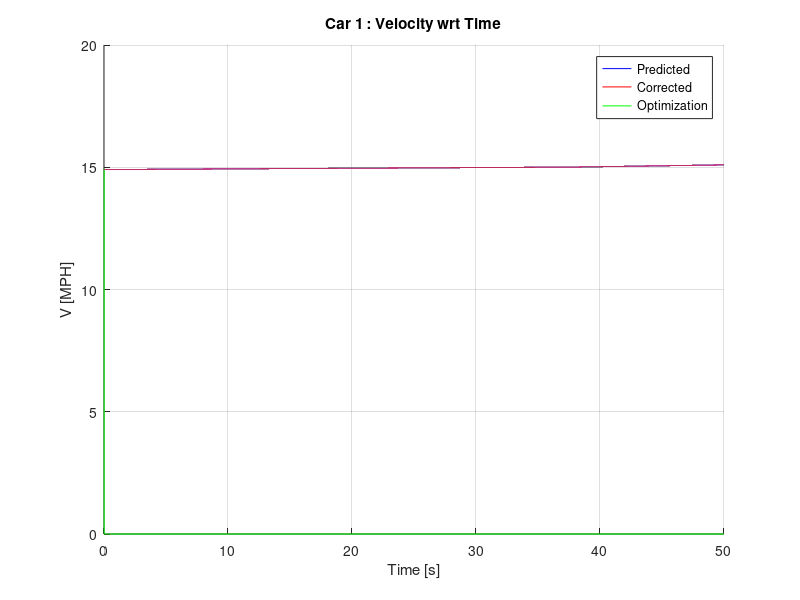
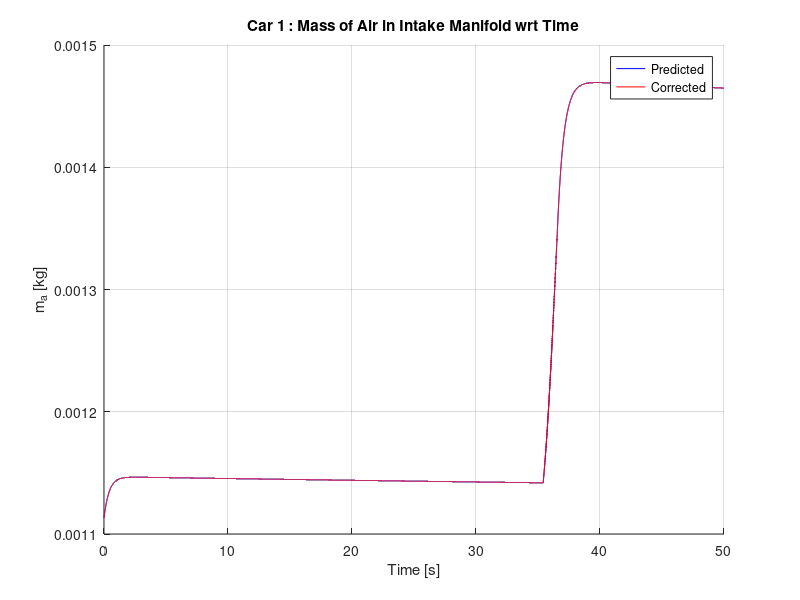
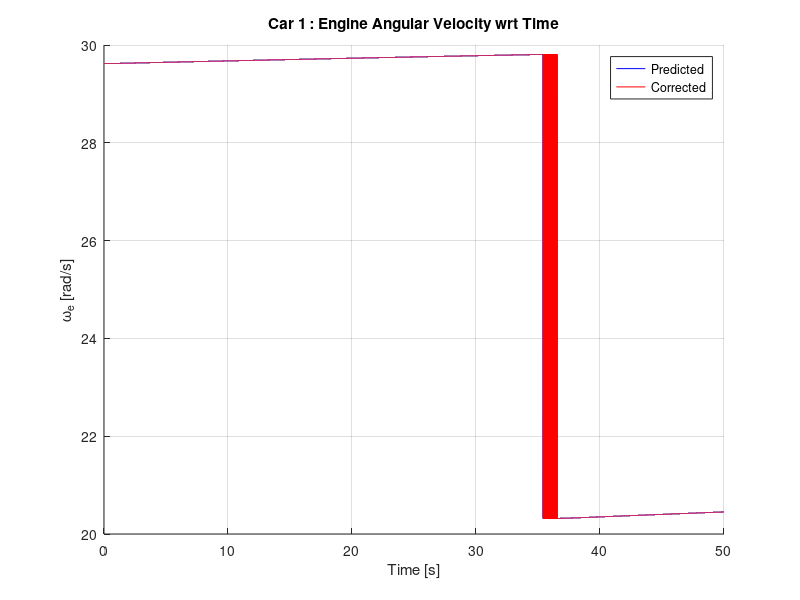
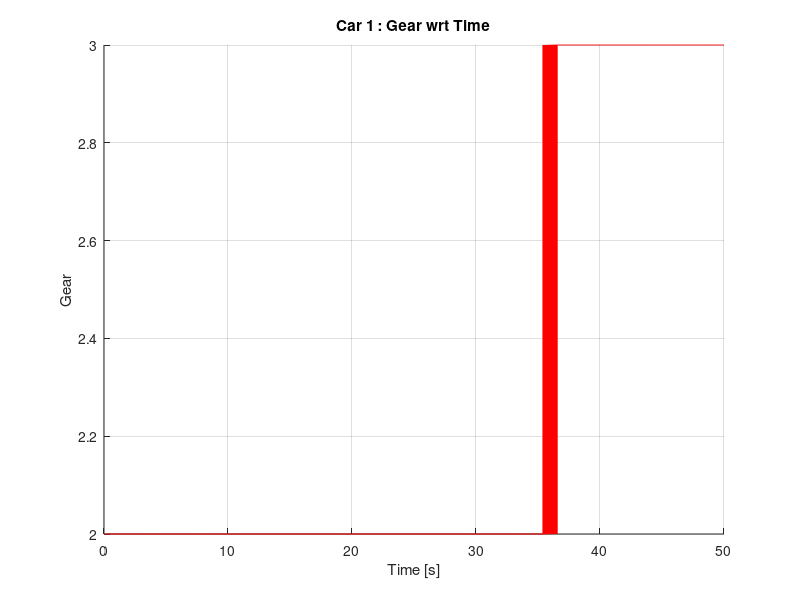

Reproduce these figures in MATLAB, in order.
% Ashil Farahmand
% Recursive Iterated EKF using Modified UCB Engine Model

% Goals
% - calculate time to cross
% - down-weight following cars
% - ensure car is centered in new lane after turn
% ------------------------------------------------------------------------
% Issues with current implementation
% - Assume instantaneous pressure on controls
% - Only works with one type of car(internal characteristics of cars are identical) this constraint can easily be relaxed

tic; clc; clear; format long;

KF_iterations = 5*10^4;                % Number of iterations for KF
integration_iterations = 1;              % Number of integrations per each KF_iteration
T = 1*10^-3;  num_of_cars = 1;

auto_transmission = logical(1);                      % 0 = (diagnostic)Manual, 1= Automatic
noise = logical(0);                                             % 0 = (diagnostic)None, 1 = White, 2 = Colored
rough = logical(0);                                            % 0 = random noise, x = noise multiplied by value of rough alternates :/- each iteration
run_optimization = logical([0; 0]);                 % 0 = (diagnostic) Do not change inputs, 1 = change inputs according to cost function
max_corrections = 1*10^4;                             % Prevents infinite loop in correction
e_correction = 10^-6;                                       % Allowable Correction Error

mode_output = [0, 0, 0, 0, 0,    1, 0, 0, 1, 1,    0, 1, 0];
%mode_output = ones(11);

% Output Modes
% -----------------------------------------------------
% Index   |   Property
% 1              throttle angle
% 2                brake angle
% 3           steering direction
% 4            position (x2 vs. x1)
% 5            position (x vs. t)
% 6                  v_mph
% 7                  v_m/s
% 8          distance b/w cars
% 9                     ma
% 10                   we
% 11                   Tb
% 12                  gear
% 13            phase plot (ma vs. we)

w = zeros(5*num_of_cars, 1); e = zeros(5*num_of_cars, 1); z = zeros(5*num_of_cars, 1); Fx = zeros(5*num_of_cars, 5*num_of_cars);

nominal_controls = zeros(3*num_of_cars);                                     % Control Vector during one KF iteration
predictions = zeros(5*num_of_cars, integration_iterations + 1);   % Holds the predictions during integration
corrections = zeros(5*num_of_cars, 2);                                             % Holds the corrected states when iterating the correction step (holds previous and next corrections)

predicted_states = zeros(5*num_of_cars, KF_iterations); corrected_states = zeros(5*num_of_cars, KF_iterations); gear_ratios = zeros(num_of_cars, KF_iterations);
predicted_opt_states = zeros(4*num_of_cars, KF_iterations);

% Topology Parameters
speed_limits = [22; 50; 10];            % Speed limits (left turn, straight, right turn)
lane_width = 3.5; line_separation = .1;

% Used by cost function
iteration_to_start_optimization = 10;                                % KF_iteration to start optimization
safe_distance = [2; 2];                                                            % Safe distance to maintain around each respective vehicle
safety_margin = 0;                                                                 % Additional distance to maintain between vehicles
direction = [0; 0];                                                                   % 1 - Left turn, 2 - Straight, 3 - Right turn
order = zeros(num_of_cars, 1);                                           % Order of cars going through the intersection
steady_speed_t_angles = [6.91049; 11.77215; 3.52779];    % Throttle angles to maintain a steady speed at the speed limit
acc_profile = [0.4620; 0.2734; 0.1770; 0.09442; .08650];     % Acceleration values for different velocity ranges
braking_distances = [0; 0];                                                    % Distance from intersection to begin braking in preparation for turn
target_speed = speed_limits(2);                                           % Used in optimization to signal a necessary acceleration or brake
brake_decel_rates = [-2.037; -4];                                           % Steady state deceleration at corresponding brake angle
brake_decel_angles = [19; 38];                                              % Brake angles to achieve corresponding brake decel rates
steering_angle_increment = [ (90*T*4*speed_limits(1)*1609.344)/(3*pi*lane_width*3600); (90*T*4*speed_limits(3)*1609.344)/(pi*lane_width*3600) ];

% Assign Initial Conditions
K = I(5*num_of_cars); G = I(5*num_of_cars); Q = I(5*num_of_cars);
q = [.01; .01; 10^-10; .01; 100]; % Covariances of process and observation noise
for i = 1:num_of_cars    Q(5*i - 4, 5*i - 4) =  q(1);    Q(5*i - 3, 5*i - 3) = q(2);    Q(5*i - 2, 5*i - 2) = q(3);    Q(5*i - 1, 5*i - 1) = q(4);    Q(5*i - 0, 5*i - 0) = q(5); end
sigma = Q; Rk = Q;

delta_t = T/integration_iterations;                           % One KF_interval time is integration_iterations*delta_t = T
k = zeros(4, 5*num_of_cars);                                    % RK4 variables; one col/SV
RK_states = zeros(5*num_of_cars, 1);                     % state vector
u = zeros(3*num_of_cars, KF_iterations);               % control vector
Jtg_current = zeros(num_of_cars, 1);
MAX = 0.684; R = 8.3145; Tm = 333; Mair = .02897; Vm = .00447; Patm = 101325; c_PR = (R*Tm)/(Patm*Mair*Vm);
Ve = .0049; c_1 = Ve/(4*pi*Vm);
normal_shift_speeds = [0; 7; 15; 25; 45];      % Speed to shift
fast_shift_speeds = [11; 20; 35; 55];              % Speeds to shift under max acceleration
Rg = [0.4167; 0.6817; 1; 1.4993; 2.3058];
c_2 = 1018686; Ca = 0.53384; h = 0.33; Fr = 167.27; Je = 0.2630; Jtg = [0.08202; 0.07592; 0.11388; 0.13150]; Jw = 5.13; M = 2148; Kb = 300; Tau_bv = 0.1;

% Pre-Processing

% Assign braking distances
x = ( (speed_limits(2) - speed_limits(1:2:3))*(1609.344/3600))/(-brake_decel_rates(2));
braking_distances = -.5*brake_decel_rates(2)*x.^2 + speed_limits(1:2:3)*(1609.344/3600).*x + lane_width;

% Car 1
car = 1;
direction(car) = 1;
gear_ratios(car, 1) = Rg(2);
predictions(5*car - 4, 1) = -1000;
predictions(5*car - 3, 1) = -lane_width/2;
predictions(5*car - 2, 1) = 0.00111331477934;
predictions(5*car - 1, 1) = 29.61976701882556;
u(3*car - 2, 1:KF_iterations) = 4.5623;
%u(3*car - 2, 1:KF_iterations) = 4.4623;
%u(3*car - 2, 1:iteration_to_start_optimization) = 11.77215;
u(3*car - 0, 1:KF_iterations) = 0;

% Car 2
car = 2;
if(num_of_cars > 1)
direction(car) = 1;
gear_ratios(car, 1) = Rg(5);
predictions(5*car - 4, 1) = -lane_width/2;
predictions(5*car - 3, 1) = 200;
predictions(5*car - 2, 1) = .0034558;
predictions(5*car - 1, 1) = 45 * (1609.344/3600) * (1/(h*gear_ratios(car, 1)) );
u(3*car - 2, 1:iteration_to_start_optimization) = 11.77215;
u(3*car - 0, 1:KF_iterations) = 270;
end

predicted_states(:, 1) = predictions(:, 1); corrected_states(:, 1) = predictions(:, 1);

% Begin to iterate (index 1 holds the ICs)
for KF_interval = 1:KF_iterations    
    
    % Run Optimization
    if((sum(run_optimization) > 0) & (KF_interval > iteration_to_start_optimization))       % At least one car needs to be optimized then true
        ETA = zeros(num_of_cars, 1);
        
        % Find ETA of each car based on current states (Cost Function)
        for i = 1:num_of_cars
            d = max( abs(corrected_states(5*i - 4, KF_interval)), abs(corrected_states(5*i - 3, KF_interval)) ) - lane_width - safe_distance(i);
            
            % Too close for changing plans (ETA < 0 then no change of control vars)
            if(d < braking_distances(ceil(direction(i)*.6)))                ETA(i) = -i;                run_optimization(i) = 0;
            elseif(direction(i) == 1)
                k(1) = ( max( abs(corrected_states(5*i - 4, KF_interval)), abs(corrected_states(5*i - 3, KF_interval)) ) - safe_distance(i) - braking_distances(1))/(corrected_states(5*i - 1, KF_interval)*h*gear_ratios(i, KF_interval));
                k(2) = (braking_distances(1) - lane_width)/((speed_limits(2)/2 - speed_limits(1)/2)*1609.344/3600);
                k(3) = (3*lane_width*pi/4)/(speed_limits(1)*1609.344/3600);
                ETA(i) = k(1) + k(2) + k(3);
            elseif(direction(i) == 3)
                k(1) = ( max( abs(corrected_states(5*i - 4, KF_interval)), abs(corrected_states(5*i - 3, KF_interval)) ) - safe_distance(i) - braking_distances(2))/(corrected_states(5*i - 1, KF_interval)*h*gear_ratios(i, KF_interval));
                k(2) = (braking_distances(2) - lane_width)/((speed_limits(2)/2 - speed_limits(3)/2)*1609.344/3600);
                k(3) = (lane_width*pi/4)/(speed_limits(3)*1609.344/3600);
                ETA(i) = k(1) + k(2) + k(3);
            else
                d = max( abs(corrected_states(5*i - 4, KF_interval)), abs(corrected_states(5*i - 3, KF_interval)) ) - lane_width - safe_distance(i) + 2*lane_width;
                ETA(i) = d/(corrected_states(5*i - 1, KF_interval)*gear_ratios(i, KF_interval)*h);               % Holds ETA of each car
            end
        end
        
        % Sort the ETAs in ascending optimization order (duplicateETAs yield error)
        order = sort(ETA);
        for i = 1:num_of_cars            order(i) = find(order(i) == ETA);        end
                
        % Perform Optimization (assume only 1 car first)
        x = [0; 0];        v = 0;        a = 0;        k = zeros(1, 2);
        
        for i = 1:num_of_cars
            delay = 0;                                  % Time delay to avoid collision
            collision_points = 0;               % Indices where a collision will occur with current trajectory plan
            while(run_optimization(order(i)) == 1)
                x = [corrected_states(5*order(i) - 4, KF_interval); corrected_states(5*order(i) - 3, KF_interval)];
                v = corrected_states(5*order(i) - 1, KF_interval)*h*gear_ratios(order(i), KF_interval);
                v_mph = v*3600/1609.344;                target_speed = speed_limits(2)*1609.344/3600;                a = -brake_decel_rates(1)/100;                k(2) = 1;
                source = find(max(abs(x)) == abs(x));                sink = find(min(abs(x)) == abs(x));
                u(3*order(i) - 2, KF_interval:KF_iterations) = 0;                u(3*order(i) - 1, KF_interval:KF_iterations) = 0;                u(3*order(i) - 0, KF_interval:KF_iterations) = u(3*order(i) - 0, 1);
                
                if( (direction(order(i)) == 1) || (direction(order(i)) == 3) )
                    for j = KF_interval:KF_iterations
                        if((sum(size(collision_points)) - 2) > 0) % If original trajectory is invalid, delay some then proceed normally
                            a = a*exp(-T/Tau_bv) + brake_decel_rates(1)/100;                            u(3*order(i) - 1, j) = brake_decel_angles(1);                            k(1) = a;
                            
                            if(v_mph < (speed_limits(2) - delay) )                                collision_points = 1;                            end
                        elseif( abs(x(source)) > braking_distances(ceil(direction(order(i))*.6)) )   % Have not met decel area yet
                            u(3*order(i) - 2, j) = 85;
                            
                            if(collision_points == 1)                                k(1) = k(1)*exp(-T/Tau_bv);
                            else                                k(1) = 0;                            end
                            
                            if(v > target_speed)                                                         a = 0;                                u(3*order(i) - 2, j) = steady_speed_t_angles(2);
                            elseif(v_mph > 47)                                                          a = k(1) + acc_profile(5);
                            elseif(v_mph > fast_shift_speeds(3))                            a = k(1) + acc_profile(4);
                            elseif(v_mph > fast_shift_speeds(2))                            a = k(1) + acc_profile(3);
                            elseif(v_mph > fast_shift_speeds(1))                            a = k(1) + acc_profile(2);
                            else                                                                                     a = k(1) + acc_profile(1);                            end
                        elseif( (abs(x(source)) > lane_width) && (v < target_speed - 0.391) )      % In decel area and below target speed
                            u(3*order(i) - 2, j) = 85;                            target_speed = brake_decel_rates(2)*T + target_speed;                            k(1) = k(1)*exp(-T/Tau_bv);
                            
                            if(v_mph > 47)                                                                a = k(1) + acc_profile(5);
                            elseif(v_mph > fast_shift_speeds(3))                            a = k(1) + acc_profile(4);
                            elseif(v_mph > fast_shift_speeds(2))                            a = k(1) + acc_profile(3);
                            elseif(v_mph > fast_shift_speeds(1))                            a = k(1) + acc_profile(2);
                            else                                                                                     a = k(1) + acc_profile(1);                            end                            
                        elseif( (abs(x(source)) > lane_width) && (v >= target_speed - 0.391) )      % In decel area and at target speed
                            if(k(1) > 0)                                a = -brake_decel_rates(2)/100 + k(1)/100;                                k(1) = -1;                                '*',                            end
                            
                            a = a*exp(-T/Tau_bv) + brake_decel_rates(2)/100;                            u(3*order(i) - 1, j) = brake_decel_angles(2);
                            target_speed = a*T + target_speed;                            collision_points = 1;
                        elseif( (abs(x(source)) <= lane_width) && (abs(x(sink)) <= lane_width) )   % Begin turning manuever(inside Isection)
                            if(collision_points == 1)
                                steering_angle_increment = [ (90*T*4*(v_mph - 0.5)*1609.344)/(3*pi*lane_width*3600); (90*T*4*(v_mph - 0.5)*1609.344)/(pi*lane_width*3600) ];
                                collision_points = 0;
                            end
                            
                            a = a*exp(-T/Tau_bv);                            target_speed = speed_limits(2)*1609.344/3600;                            
                            u(3*order(i) - 2, j) = steady_speed_t_angles(direction(order(i)));
                            u(3*order(i), j) = u(3*order(i), j - 1) - (direction(order(i)) - 2)*steering_angle_increment( ceil(direction(order(i))*.6) );
                        elseif(abs(x(sink)) > lane_width)                                                                        % Out of intersection moving away
                            u(3*order(i) - 2, j) = 85;                            u(3*order(i) - 0, j) = u(3*order(i), 1) - (direction(order(i)) - 2)*90;
                            
                            if(v > target_speed)                                                         a = 0;                                u(3*order(i) - 2, j) = steady_speed_t_angles(2);
                            elseif(v_mph > 47)                                                          a = acc_profile(5);
                            elseif(v_mph > fast_shift_speeds(3))                            a = acc_profile(4);
                            elseif(v_mph > fast_shift_speeds(2))                            a = acc_profile(3);
                            elseif(v_mph > fast_shift_speeds(1))                            a = acc_profile(2);
                            else                                                                                     a = acc_profile(1);                            end
                        end
                        
                        x(1) = (.5*a*T^2 + v*T)*cos(u(3*order(i), j)*pi/180) + x(1);
                        x(2) = (.5*a*T^2 + v*T)*sin(u(3*order(i), j)*pi/180) + x(2);
                        v = a*T + v;                        v_mph = v*3600/1609.344;
                        predicted_opt_states((4*order(i) - 3:4*order(i)), j) = [x(1); x(2); v_mph; a];
                    end
                else      % If not turning, then go straight
                    for j = KF_interval:KF_iterations                        
                        if((sum(size(collision_points)) - 2) > 0)     % If original trajectory is invalid, delay some then proceed normally
                            a = a*exp(-T/Tau_bv) + brake_decel_rates(1)/100;                            u(3*order(i) - 1, j) = brake_decel_angles(1);                            k(1) = a;
                            
                            if(v_mph < (speed_limits(2) - delay))                                collision_points = 1;                            end
                        else
                            u(3*order(i) - 2, j) = 85;
                            
                            if(collision_points == 1)                                k(1) = k(1)*exp(-T/Tau_bv);
                            else                                k(1) = 0;                            end
                            
                            if(v > target_speed)                                                         a = 0;                                u(3*order(i) - 2, j) = steady_speed_t_angles(2);
                            elseif(v_mph > 47)                                                          a = k(1) + acc_profile(5);
                            elseif(v_mph > fast_shift_speeds(3))                            a = k(1) + acc_profile(4);
                            elseif(v_mph > fast_shift_speeds(2))                            a = k(1) + acc_profile(3);
                            elseif(v_mph > fast_shift_speeds(1))                            a = k(1) + acc_profile(2);
                            else                                                                                     a = k(1) + acc_profile(1);                            end
                        end
                        
                        x(1) = (.5*a*T^2 + v*T)*cos(u(3*order(i), j)*pi/180) + x(1);
                        x(2) = (.5*a*T^2 + v*T)*sin(u(3*order(i), j)*pi/180) + x(2);
                        v = a*T + v;                        v_mph = v*3600/1609.344;
                        predicted_opt_states((4*order(i) - 3:4*order(i)), j) = [x(1); x(2); v_mph; a];
                    end
                end
                
                % Compare trajectory plan to plans of all preceding cars
                if(i > 1)
                    for car = 1:(i - 1)
                        x = sqrt( (predicted_opt_states(4*order(i) - 3, 1:KF_iterations) - predicted_opt_states(4*order(car) - 3, 1:KF_iterations)).^2 + (predicted_opt_states(4*order(i) - 2, 1:KF_iterations) - predicted_opt_states(4*order(car) - 2, 1:KF_iterations)).^2 );
                        collision_points = find(x < (safe_distance(order(i)) + safe_distance(order(car)) + safety_margin));                        
                        
                        if((sum(size(collision_points)) - 2) > 0)                            delay = delay + 0.5;
                        else                        run_optimization(order(i)) = 0;                        end
                    end                    
                else                    run_optimization(order(i)) = 0;                end
                
            end
        end
        toc
    elseif(KF_interval <= iteration_to_start_optimization)
        for i = 1:num_of_cars
            predicted_opt_states(4*i - 3, KF_interval) = corrected_states(5*i - 4, KF_interval);
            predicted_opt_states(4*i - 2, KF_interval) = corrected_states(5*i - 3, KF_interval);
            predicted_opt_states(4*i - 1, KF_interval) = corrected_states(5*i - 1, KF_interval)*h*gear_ratios(i, KF_interval)*3600/1609.344;
            predicted_opt_states(4*i - 0, KF_interval) = 0;
        end
    end
    
    % Assign nominal controls
    predictions(:, 1) = corrected_states(:, KF_interval);
    nominal_controls = u(:, KF_interval);
    
    if(auto_transmission == 1)
        % Transmission
        for car = 1:num_of_cars
            v =  gear_ratios(car, KF_interval)*h*predictions(5*car - 1, 1);
            v_mph = v*(3600/1609.344);                        % Convert m/s -> mph
    
            if( (nominal_controls(3*car - 2) == 85) && (v_mph > normal_shift_speeds(2)) )
                % Down shift for better acceleration                
                if(v_mph > fast_shift_speeds(4))                              gear_ratios(car, KF_interval + 1) = Rg(5);                        Jtg_current(car) = Jtg(4);
                elseif(v_mph > fast_shift_speeds(3))                        gear_ratios(car, KF_interval + 1) = Rg(4);                        Jtg_current(car) = Jtg(4);
                elseif(v_mph > fast_shift_speeds(2))                        gear_ratios(car, KF_interval + 1) = Rg(3);                        Jtg_current(car) = Jtg(3);
                elseif(v_mph > fast_shift_speeds(1))                        gear_ratios(car, KF_interval + 1) = Rg(2);                        Jtg_current(car) = Jtg(2);
                else                                                                                 gear_ratios(car, KF_interval + 1) = Rg(1);                        Jtg_current(car) = Jtg(1);
                end
            elseif(v_mph > normal_shift_speeds(5))                    gear_ratios(car, KF_interval + 1) = Rg(5);                    Jtg_current(car) = Jtg(4);
            elseif(v_mph > normal_shift_speeds(4))                    gear_ratios(car, KF_interval + 1) = Rg(4);                    Jtg_current(car) = Jtg(4);
            elseif(v_mph > normal_shift_speeds(3))                    gear_ratios(car, KF_interval + 1) = Rg(3);                    Jtg_current(car) = Jtg(3);
            elseif(v_mph > normal_shift_speeds(2))                    gear_ratios(car, KF_interval + 1) = Rg(2);                    Jtg_current(car) = Jtg(2);
            else                                                                                   gear_ratios(car, KF_interval + 1) = Rg(1);                    Jtg_current(car) = Jtg(1);
            end
               
            predictions(5*car - 1, 1) = v/(gear_ratios(car, KF_interval + 1)*h);                % Adjusts the engine velocity if gear shift occurs
        end
    else
        for car = 1:num_of_cars            gear_ratios(car, KF_interval + 1) = gear_ratios(car, KF_interval);        end
    end

    % Prediction
    for integration_interval = 1:integration_iterations        
        RK_states = predictions(:, integration_interval);
        
        for j = 1:4
            k(1:5:5*num_of_cars, j) = gear_ratios(:, KF_interval)*h.*RK_states(4:5:5*num_of_cars).*cos(nominal_controls(3:3:3*num_of_cars)*pi/180);
            k(2:5:5*num_of_cars, j) = gear_ratios(:, KF_interval)*h.*RK_states(4:5:5*num_of_cars).*sin(nominal_controls(3:3:3*num_of_cars)*pi/180);
            
            d_ma_i = MAX*( (nominal_controls(1:3:3*num_of_cars)/85).^2 ).*( (-4.9958)*(c_PR*RK_states(3:5:5*num_of_cars)).^5 + (5.8832)*(c_PR*RK_states(3:5:5*num_of_cars)).^4 + (-1.1218)*(c_PR*RK_states(3:5:5*num_of_cars)).^3 + (-.6579)*(c_PR*RK_states(3:5:5*num_of_cars)).^2 + (-.1278)*(c_PR*RK_states(3:5:5*num_of_cars)) + 1.0104 );
            d_ma_o = c_1*(24.5*RK_states(4:5:5*num_of_cars).*RK_states(3:5:5*num_of_cars).^2 - 0.167*RK_states(4:5:5*num_of_cars).*RK_states(3:5:5*num_of_cars) + (8.10*10^(-4))*RK_states(4:5:5*num_of_cars) - (3.10*10^(-4))*RK_states(3:5:5*num_of_cars).^2 + 222*RK_states(3:5:5*num_of_cars) + 0.352).*RK_states(3:5:5*num_of_cars).*RK_states(4:5:5*num_of_cars);
    
            k(3:5:5*num_of_cars, j) = d_ma_i - d_ma_o;            
            k(4:5:5*num_of_cars, j) = ( ((c_2*d_ma_o)./RK_states(4:5:5*num_of_cars)) - (0.1056*RK_states(4:5:5*num_of_cars) + 15.10) - ((4.3*10^-6)*RK_states(4:5:5*num_of_cars).^2) - (gear_ratios(:, KF_interval).*(RK_states(5:5:(5*num_of_cars)) + Ca*(gear_ratios(:, KF_interval).^2).*(h^3).*(RK_states(4:5:(5*num_of_cars)).^2) + h*Fr)))./(Je + Jtg_current + (gear_ratios(:, KF_interval).^2)*(Jw + 4*M*h^2));
            k(5:5:5*num_of_cars, j) = (Kb*nominal_controls(2:3:3*num_of_cars) - RK_states(5:5:5*num_of_cars))/Tau_bv;
            
            if(j < 3)                RK_states = predictions(:, integration_interval) + (delta_t/2)*k(:, j);
            else                       RK_states = predictions(:, integration_interval) + (delta_t)*k(:, j);            end
        end
        
        predictions(:, integration_interval + 1) = predictions(:, integration_interval) + (delta_t/6)*( k(:, 1) + 2*k(:, 2) + 2*k(:, 3) + k(:, 4) );  % State Transition
    end
    
    for i = 1:num_of_cars
        % we constraints (if braking limit we = 0 else w = idle speed)
%        if( (predictions(5*i - 1, integration_iterations + 1) < 6.5) && (u(3*i - 1, KF_interval) > 0) )                predictions(5*i - 1, integration_iterations + 1) = 10^-5;
%        elseif(predictions(5*i - 1, integration_iterations + 1) < 6.5)                predictions(5*i - 1, integration_iterations + 1) = 6.5;        end
    end
    
    predicted_states(:, KF_interval + 1) = predictions(:, integration_iterations + 1);
    
    if(noise ~= 0)        % If noise == 0, skip correction step
        % Assign new values to noise dependent variables
        for i = 1:num_of_cars
            if(noise == 2)
                G(5*car - 4, 5*car  - 1) = gear_ratios(car, KF_interval)*h*cos(nominal_controls(3*car - 0)*pi/180);
                G(5*car - 3, 5*car  - 1) = gear_ratios(car, KF_interval)*h*sin(nominal_controls(3*car - 0)*pi/180);
                G(5*car - 1, 5*car  - 2) = ( (.352)*c_2*c_1 )/(  Je + Jtg_current(car) + (gear_ratios(car, KF_interval).^2)*(Jw + 4*M*h^2) );
                G(5*car - 1, 5*car  - 0) = -gear_ratios(car, KF_interval)/(  Je + Jtg_current(car) + (gear_ratios(car, KF_interval).^2)*(Jw + 4*M*h^2) );
            end
            
            w(5*i - 4) = randn*sqrt(q(1)); w(5*i - 3) = randn*sqrt(q(2)); w(5*i - 2) = randn*sqrt(q(3)); w(5*i - 1) = randn*sqrt(q(4)); w(5*i - 0) = randn*sqrt(q(5));        
            e(5*i - 4) = randn*sqrt(q(1)); e(5*i - 3) = randn*sqrt(q(2)); e(5*i - 2) = randn*sqrt(q(3)); e(5*i - 1) = randn*sqrt(q(4)); e(5*i - 0) = randn*sqrt(q(5));
        end
    
        % Creates alternating noise +\- if enabled
        if(rough ~= 0)
            if (KF_interval == 2*floor(KF_interval/2))                w = -rough*abs(w);
            else                w = rough*abs(w);            end
        end
    
        % Get new observations
        x = predicted_states(:, KF_interval + 1) + G*w;        z = x + e;
    
        % Iterated Corrections
        corrections(:, 1) = 0;        corrections(:, 2) = predicted_states(:, KF_interval + 1);

        i = 0;
        while( (max( abs(corrections(:, 2) - corrections(:, 1)) ) > e_correction) && (i < max_corrections) )
            i = i + 1;            corrections(:, 1) = corrections(:, 2);
        
            % Compute Jacobian (non-zero along block diagonal)
            for car = 1:num_of_cars
                Fx(5*car - 4, 5*car - 4) = 0;                Fx(5*car - 4, 5*car - 3) = 0;                Fx(5*car - 4, 5*car - 2) = 0;
                Fx(5*car - 4, 5*car - 1) = gear_ratios(car, KF_interval)*h*cos(nominal_controls(3*car - 0)*pi/180);
                Fx(5*car - 4, 5*car - 0) = 0;
        
                Fx(5*car - 3, 5*car - 4) = 0;                Fx(5*car - 3, 5*car - 3) = 0;                Fx(5*car - 3, 5*car - 2) = 0;
                Fx(5*car - 3, 5*car - 1) = gear_ratios(car, KF_interval)*h*sin(nominal_controls(3*car - 0)*pi/180);
                Fx(5*car - 3, 5*car - 0) = 0;
        
                Fx(5*car - 2, 5*car - 4) = 0;                Fx(5*car - 2, 5*car - 3) = 0;
                Fx(5*car - 2, 5*car - 2) = MAX*((nominal_controls(3*car - 2)/85)^2)*(5*(-4.9958)*c_PR^5*corrections(5*car - 2, 1)^4 + 4*(5.8832)*c_PR^4*corrections(5*car - 2, 1)^3 + 3*(-1.1218)*c_PR^3*corrections(5*car - 2, 1)^2 + 2*(-.6579)*c_PR^2*corrections(5*car - 2, 1) + (-.1278)*c_PR) - (c_1*(3*24.5*corrections(5*car - 1, 1)^2*corrections(5*car - 2, 1)^2 - 2*0.167*corrections(5*car - 1, 1)^2*corrections(5*car - 2, 1) + 8.10*10^-4*corrections(5*car - 1, 1)^2 - 3*3.10*10^-4*corrections(5*car - 1, 1)*corrections(5*car - 2, 1)^2 + 2*222*corrections(5*car - 1, 1)*corrections(5*car - 2, 1) + 0.352*corrections(5*car - 1, 1)) );
                Fx(5*car - 2, 5*car - 1) = -c_1*(2*24.5*corrections(5*car - 1, 1)*corrections(5*car - 2, 1)^3 - 2*0.167*corrections(5*car - 1, 1)*corrections(5*car - 2, 1)^2 + 2*8.10*10-4*corrections(5*car - 1, 1)*corrections(5*car - 2, 1) - 3.10*10^-4*corrections(5*car - 2, 1)^3 + 222*corrections(5*car - 2, 1)^2 + 0.352*corrections(5*car - 2, 1));
                Fx(5*car - 2, 5*car - 0) = 0;
        
                Je_star = Je + Jtg_current(car) + (gear_ratios(car, KF_interval)^2)*(Jw + 4*M*h^2);
        
                Fx(5*car - 1, 5*car - 4) = 0;                Fx(5*car - 1, 5*car - 3) = 0;
                Fx(5*car - 1, 5*car - 2) = (c_1*c_2/Je_star)*( 3*24.5*corrections(5*car - 1, 1)*corrections(5*car - 2, 1)^2 - 2*0.167*corrections(5*car - 1, 1)*corrections(5*car - 2, 1) + 8.10*10^-4*corrections(5*car - 1, 1) - 3*3.10*10^-4*corrections(5*car - 2, 1)^2 + 2*222*corrections(5*car - 2, 1) + 0.352 );
                Fx(5*car - 1, 5*car - 1) = (1/Je_star)*( (c_1*c_2*(24.5*corrections(5*car - 2, 1)^3 - 0.167*corrections(5*car - 2, 1)^2 + 8.10*10^-4*corrections(5*car - 2, 1) ) - 0.1056 - 2*(4.3*10^-6)*corrections(5*car - 1, 1) - 2*Ca*gear_ratios(car, KF_interval)^3*h^3*corrections(5*car - 1, 1)) );
                Fx(5*car - 1, 5*car - 0) = -gear_ratios(car, KF_interval)/Je_star;
       
                Fx(5*car - 0, 5*car - 4) = 0;                Fx(5*car - 0, 5*car - 3) = 0;                Fx(5*car - 0, 5*car - 2) = 0;                Fx(5*car - 0, 5*car - 1) = 0;
                Fx(5*car - 0, 5*car - 0) = -1/Tau_bv;
            end
            
            phi = I(5*num_of_cars) + Fx*T;            Q = G*Q*G'*T;            sigma = phi*sigma*phi' + Q;
            K = sigma*Fx'*inv(Fx*sigma*Fx' + Rk);            sigma = (I(5*num_of_cars) - K*Fx)*sigma;
    
            corrections(:, 2) = corrections(:, 1) + K*(z - predicted_states(:, KF_interval + 1));
        end
        if( i > 1 )            [KF_interval            i],        end
        
        % Force physical and model constraints
        for i = 1:num_of_cars
            if(corrections(5*i, 2) < 0)                corrections(5*i, 2) = 0;            end            % Force Tb > 0
        
            % we constraints (if braking limit we = 0 else w = idle speed)
            if( (corrections(5*i - 1, 2) < 6.5) && (u(3*i - 1, KF_interval) > 0) )                corrections(5*i - 1, 2) = 10^-5;
            elseif(corrections(5*i - 1, 2) < 6.5)                corrections(5*i - 1, 2) = 6.5;            end
        end
    
        corrected_states(:, KF_interval + 1) = corrections(:, 2);
    else
        corrected_states(:, KF_interval + 1) = predicted_states(:, KF_interval + 1);
    end    
    
end

% Post Processing
i = 0;

if(mode_output(1) == 1)
    i = i + 1;    figure(i);
    
    % Plot Throttle
    for j = 1:num_of_cars
        subplot(num_of_cars, 1, j);        hold on;        grid;
        plot((1:KF_iterations)*T, u(3*j - 2, 1:KF_iterations), 'blue');
        title(['Car ', int2str(j), ' : Throttle Angle wrt Time']);    xlabel('Time [s]');    ylabel('\alpha [deg]');
    end
end

if(mode_output(2) == 1)
    i = i + 1;    figure(i);
    
    % Plot Brake Angle
    for j = 1:num_of_cars
        subplot(num_of_cars, 1, j);        hold on;        grid;
        plot((1:KF_iterations)*T, u(3*j - 1, 1:KF_iterations), 'blue');
        title(['Car ', int2str(j), ' : Brake Angle wrt Time']);    xlabel('Time [s]');    ylabel('\beta [deg]');
    end
end

if(mode_output(3) == 1)
    i = i + 1;    figure(i);
    
    % Plot Steering Angle
    for j = 1:num_of_cars
        subplot(num_of_cars, 1, j);        hold on;        grid;
        plot((1:KF_iterations)*T, u(3*j - 0, 1:KF_iterations), 'blue');
        title(['Car ', int2str(j), ' : Steering Angle wrt Time']);    xlabel('Time [s]');    ylabel('\theta [deg]');
    end
end

if(mode_output(4) == 1)
    i = i + 1;    figure(i);
    
    % Plot Positions (x2 vs. x1)
    for j = 1:num_of_cars
        subplot(num_of_cars, 1, j);        hold on;
        
        for k = 1:num_of_cars
            % North
            plot([ -lane_width, -lane_width ],              [ 1000, (0 + lane_width) ], 'black');            plot([ -line_separation, -line_separation ], [ 1000, (0 + lane_width) ], 'yellow');
            plot([ 0, 0 ],                                                   [ 1000, (0 + lane_width) ], 'black');            plot([ line_separation, line_separation ],    [ 1000, (0 + lane_width) ], 'yellow');
            plot([ lane_width, lane_width ],                 [ 1000, (0 + lane_width) ], 'black');
            
            % South
            plot([ -lane_width, -lane_width ],              [ -1000, (0 - lane_width) ], 'black');            plot([ -line_separation, -line_separation ], [ -1000, (0 - lane_width) ], 'yellow');
            plot([ 0, 0 ],                                                   [ -1000, (0 - lane_width) ], 'black');            plot([ line_separation, line_separation ],    [ -1000, (0 - lane_width) ], 'yellow');
            plot([ lane_width, lane_width ],                 [ -1000, (0 - lane_width) ], 'black');
            
            % West
            plot([ -1000, (0 - lane_width) ], [ lane_width, lane_width ], 'black');            plot([ -1000, (0 - lane_width) ], [ line_separation, line_separation ], 'yellow');
            plot([ -1000, (0 - lane_width) ], [ 0, 0 ], 'black');            plot([ -1000, (0 - lane_width) ], [ -line_separation, -line_separation ], 'yellow');
            plot([ -1000, (0 - lane_width) ], [ -lane_width, -lane_width ], 'black');
            
            % East
            plot([ (0 + lane_width), 1000 ], [ lane_width, lane_width ], 'black');            plot([ (0 + lane_width), 1000 ], [ line_separation, line_separation ], 'yellow');
            plot([ (0 + lane_width), 1000 ], [ 0 0 ], 'black');            plot([ (0 + lane_width), 1000 ], [ -line_separation, -line_separation ], 'yellow');
            plot([ (0 + lane_width), 1000 ], [ -lane_width, -lane_width ], 'black');
        end
        
        plot(corrected_states(5*j - 4, 1), corrected_states(5*j - 3, 1), 'red O');
        p = plot(predicted_states(5*j - 4, 1:KF_iterations), predicted_states(5*j - 3, 1:KF_iterations), 'blue');
        c = plot(corrected_states(5*j - 4, 1:KF_iterations), corrected_states(5*j - 3, 1:KF_iterations), 'red');
        o = plot(predicted_opt_states(4*j - 3, 1:KF_iterations), predicted_opt_states(4*j - 2, 1:KF_iterations), 'green');
        title(['Car ', int2str(j), ' : Position']);    xlabel('x_1 [m]');    ylabel('x_2 [m]');
        legend([p c o], 'Predicted', 'Corrected', 'Optimization', 'Location', 'Best');
    end
end

if(mode_output(5) == 1)
    i = i + 1;    figure(i);    count = 0;
    
    % Plot Position [x vs. t]
    for j = 1:num_of_cars
        for k = 1:2
            count = count + 1;
            subplot(num_of_cars, 2, count);        grid;        hold on;
            p = plot((1:KF_iterations)*T, predicted_states(5*j - 5 + k, 1:KF_iterations), 'blue');
            c = plot((1:KF_iterations)*T, corrected_states(5*j - 5 + k, 1:KF_iterations), 'red');
            o = plot((1:KF_iterations)*T, predicted_opt_states(4*j - 4 + k, 1:KF_iterations), 'green');
            title(['Car ', int2str(j), ' : x', int2str(k), ' wrt Time']);    xlabel('Time [s]');    ylabel(['x', int2str(k)]);
            %legend([p c o], 'Predicted', 'Corrected', 'Optimization', 'Location', 'Best');
        end
    end
end

if(mode_output(6) == 1)
    i = i + 1;    figure(i);
    
    % Plot Velocity [MPH]
    for j = 1:num_of_cars
        subplot(num_of_cars, 1, j);        grid;        hold on;
        p = plot((1:KF_iterations)*T, predicted_states(5*j - 1, 1:KF_iterations)*h.*gear_ratios(j, 1:KF_iterations)*(3600/1609.344), 'blue');
        c = plot((1:KF_iterations)*T, corrected_states(5*j - 1, 1:KF_iterations)*h.*gear_ratios(j, 1:KF_iterations)*(3600/1609.344), 'red');
        o = plot((1:KF_iterations)*T, predicted_opt_states(4*j - 1, 1:KF_iterations), 'green');
        title(['Car ', int2str(j), ' : Velocity wrt Time']);    xlabel('Time [s]');    ylabel('V [MPH]');
        legend([p c o], 'Predicted', 'Corrected', 'Optimization', 'Location', 'Best');
    end
end

if(mode_output(7) == 1)
    i = i + 1;    figure(i);
    
    % Plot Velocity [m/s]
    for j = 1:num_of_cars
        subplot(num_of_cars, 1, j);    grid;    hold on;
        p = plot((1:KF_iterations)*T, predicted_states(5*j - 1, 1:KF_iterations).*gear_ratios(j, 1:KF_iterations)*h, 'blue');
        c = plot((1:KF_iterations)*T, corrected_states(5*j - 1, 1:KF_iterations).*gear_ratios(j, 1:KF_iterations)*h, 'red');
        o = plot((1:KF_iterations)*T, predicted_opt_states(4*j - 1, 1:KF_iterations)*1609.344/3600, 'green');
        title(['Car ', int2str(j), ' : Velocity wrt Time']);    xlabel('Time [s]');    ylabel('V [m/s]');
        legend([p c o], 'Predicted', 'Corrected', 'Optimization', 'Location', 'Best');
    end
end

if(mode_output(8) == 1)
    if(num_of_cars > 1)
        i = i + 1;    figure(i);
        count = 0;
    
        if(num_of_cars > 3)        rows = num_of_cars*(num_of_cars - 1)/4;        cols = 2;
        else        rows = num_of_cars*(num_of_cars - 1)/2;        cols = 1;
        end
    
        % Plot Distance between Cars
        for j = 1:(num_of_cars - 1)
            for k = (j + 1):num_of_cars
                predicted_distance = sqrt(( predicted_states(5*j - 4, 1:KF_iterations) - predicted_states(5*k - 4, 1:KF_iterations) ).^2 + ( predicted_states(5*j - 3, 1:KF_iterations) - predicted_states(5*k - 3, 1:KF_iterations) ).^2);
                corrected_distance = sqrt(( corrected_states(5*j - 4, 1:KF_iterations) - corrected_states(5*k - 4, 1:KF_iterations) ).^2 + ( corrected_states(5*j - 3, 1:KF_iterations) - corrected_states(5*k - 3, 1:KF_iterations) ).^2);
                optimization = sqrt(( predicted_opt_states(4*j - 3, 1:KF_iterations) - predicted_opt_states(4*k - 3, 1:KF_iterations) ).^2 + ( predicted_opt_states(4*j - 2, 1:KF_iterations) - predicted_opt_states(4*k - 2, 1:KF_iterations) ).^2);
    
                count = count + 1;
                subplot(rows, cols, count);
                hold on;            grid;
                p = plot((1:KF_iterations)*T, predicted_distance(1:KF_iterations), 'blue');
                c = plot((1:KF_iterations)*T, corrected_distance(1:KF_iterations), 'red');
                o = plot((1:KF_iterations)*T, optimization(1:KF_iterations), 'green');
                collision = plot([0 KF_iterations*T], ( safe_distance(j) + safe_distance(k) )*[1 1], 'black');
                title(['Distance b/w Cars ', int2str(j), ' and ', int2str(k) ' wrt Time']);    xlabel('Time [s]');    ylabel('Distance [m]');
                legend([p c o collision], 'Predicted', 'Corrected', 'Optimization', 'Collision Threshold', 'Location', 'Best');
            end
        end
    end
end

if(mode_output(9) == 1)
    i = i + 1;    figure(i);
    
    % Plot Mass of Air in Intake Manifold
    for j = 1:num_of_cars
        subplot(num_of_cars, 1, j);        grid;    hold on;
        p = plot((1:KF_iterations)*T, predicted_states(5*j - 2, 1:KF_iterations), 'blue');
        c = plot((1:KF_iterations)*T, corrected_states(5*j - 2, 1:KF_iterations), 'red');
        title(['Car ', int2str(j), ' : Mass of Air in Intake Manifold wrt Time']);    xlabel('Time [s]');    ylabel('m_a [kg]');
        legend([p c], 'Predicted', 'Corrected', 'Location', 'Best');
    end
end

if(mode_output(10) == 1)
    i = i + 1;    figure(i);
    
    % Plot Engine Angular Velocity
    for j = 1:num_of_cars
        subplot(num_of_cars, 1, j);    grid;    hold on;
        p = plot((1:KF_iterations)*T, predicted_states(5*j - 1, 1:KF_iterations), 'blue');
        c = plot((1:KF_iterations)*T, corrected_states(5*j - 1, 1:KF_iterations), 'red');
        title(['Car ', int2str(j), ' : Engine Angular Velocity wrt Time']);    xlabel('Time [s]');    ylabel('\omega_e [rad/s]');
        legend([p c], 'Predicted', 'Corrected', 'Location', 'Best');
    end
end

if(mode_output(11) == 1)
    i = i + 1;    figure(i);
    
    % Plot Brake Torque
    for j = 1:num_of_cars
        subplot(num_of_cars, 1, j);    grid;    hold on;
        p = plot((1:KF_iterations)*T, predicted_states(5*j - 0, 1:KF_iterations), 'blue');
        c = plot((1:KF_iterations)*T, corrected_states(5*j - 0, 1:KF_iterations), 'red');
        title(['Car ', int2str(j), ' : Brake Torque wrt Time']);    xlabel('Time [s]');    ylabel('T_b [N*m]');
        legend([p c], 'Predicted', 'Corrected', 'Location', 'Best');
    end
end

if(mode_output(12) == 1)
    i = i + 1;    figure(i);
    
    for j = 1:num_of_cars        for k = 1:KF_iterations            gear_ratios(j, k) = find(Rg == gear_ratios(j, k));        end,    end
        
    % Plot Gear
    for j = 1:num_of_cars
        subplot(num_of_cars, 1, j);    grid;    hold on;
        p = plot((1:KF_iterations)*T, gear_ratios(j, 1:KF_iterations), 'red');
        title(['Car ', int2str(j), ' : Gear wrt Time']);    xlabel('Time [s]');    ylabel('Gear');
    end
end

if(mode_output(13) == 1)
    i = i + 1;    figure(i);
    
    % Plot Phase Plot
    for j = 1:num_of_cars
        subplot(num_of_cars, 1, j);        grid;    hold on;
        p = plot(predicted_states(5*j - 2, 1:KF_iterations), predicted_states(5*j - 1, 1:KF_iterations), 'blue');
        c = plot(corrected_states(5*j - 2, 1:KF_iterations), corrected_states(5*j - 1, 1:KF_iterations), 'red');
        title(['Car ', int2str(j), ' : Engine Angular Velocity wrt Mass of Air in the Intake Manifold']);    xlabel('m_a [kg]');    ylabel('\omega_e [rad/s]');
        legend([p c], 'Predicted', 'Corrected', 'Location', 'Best');
    end
    
    plot(corrected_states(5*j - 2, 1:KF_iterations/10:KF_iterations), corrected_states(5*j - 1, 1:KF_iterations/10:KF_iterations), 'O red');
end

predicted_states(3, 1:KF_iterations/4:KF_iterations)
predicted_states(4, 1:KF_iterations/4:KF_iterations)

toc
